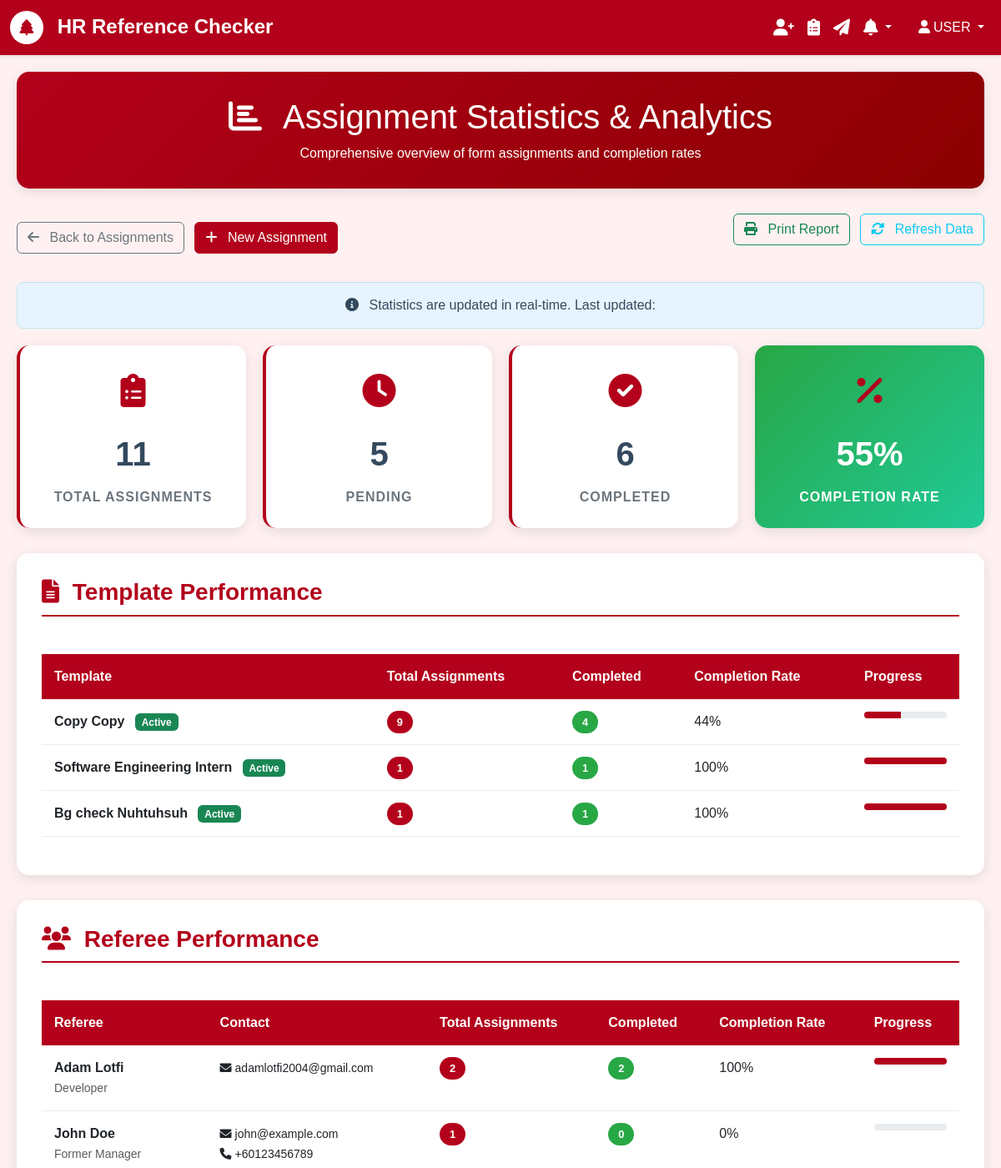
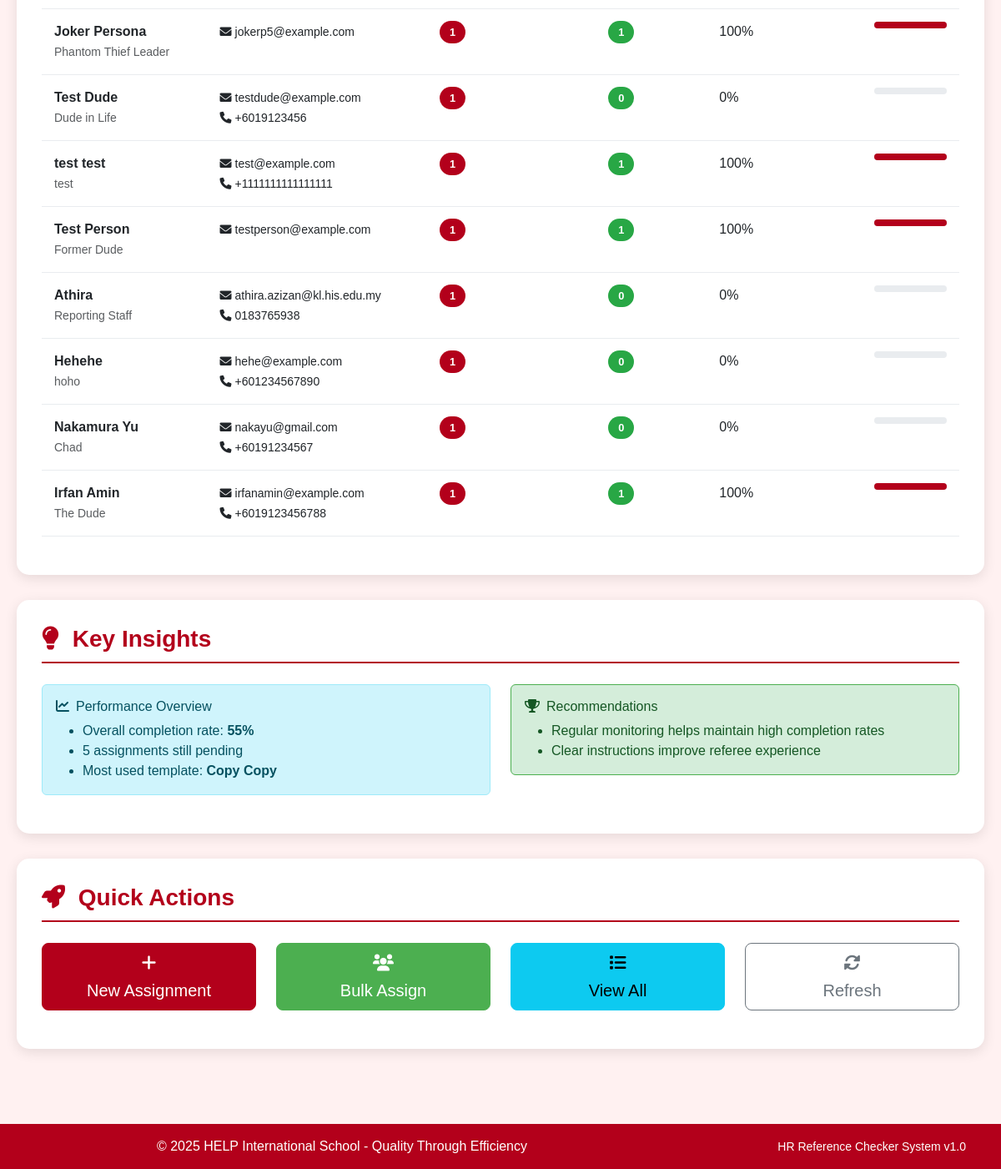
Before: /forms/stats/ (signed in) with the older database file (2 pictures, top to bottom).
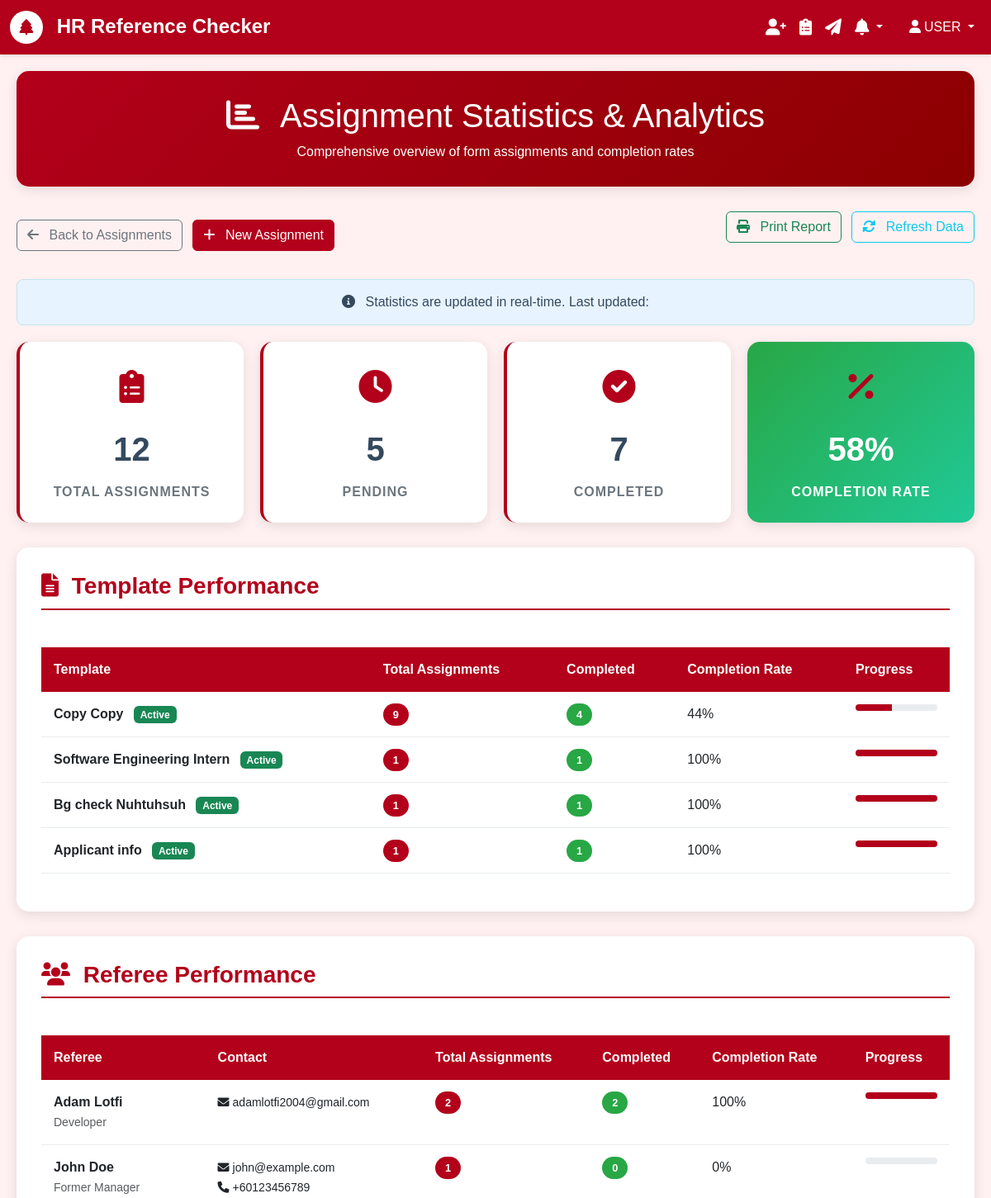
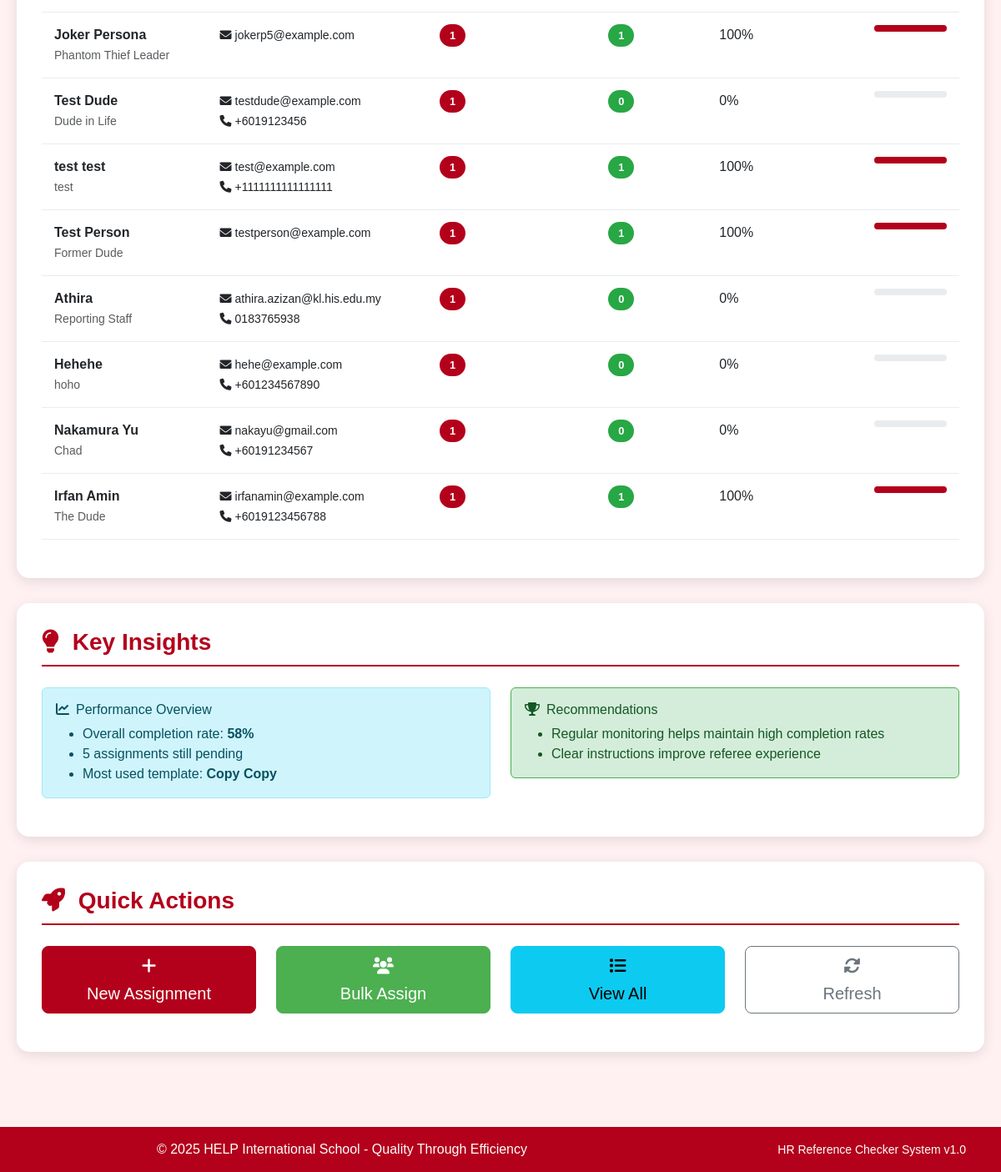
After: the same page with the newer database file (2 pictures, top to bottom).
### form_templates/models.py (models this page shows, shortened)
class Template(models.Model):
    title = models.CharField(max_length=255, validators=[MinLengthValidator(3)])
    description = models.TextField(blank=True, help_text="Brief description of this template")
    instructions = models.TextField(
        blank=True,
        help_text="Instructions shown to referees before filling the form"
    )
    created_by = models.ForeignKey(settings.AUTH_USER_MODEL, on_delete=models.CASCADE)
    is_active = models.BooleanField(default=True)
    created_at = models.DateTimeField(auto_now_add=True)
    updated_at = models.DateTimeField(auto_now=True)
    class Meta:
        ordering = ['-created_at']
        verbose_name = 'Form Template'
        verbose_name_plural = 'Form Templates'

### referees/models.py (models this page shows, shortened)
class Referee(models.Model):
    name = models.CharField(max_length=255)
    email = models.EmailField()
    phone_regex = RegexValidator(
        regex=r'^\+?1?\d{9,15}$',
        message="Phone number must be entered in the format: '+999999999'. Up to 15 digits allowed."
    )
    phone = models.CharField(validators=[phone_regex], max_length=17, blank=True)
    relationship = models.CharField(max_length=100, help_text="e.g., Former Manager, Colleague, etc.")
    applicant_name = models.CharField(max_length=255, help_text="Name of the person being referenced")
    created_at = models.DateTimeField(auto_now_add=True)
    is_active = models.BooleanField(default=True)
    class Meta:
        ordering = ['-created_at']
        verbose_name = 'Referee'
        verbose_name_plural = 'Referees'

### forms/views.py (the view)
# urls.py: path('stats/', views.FormStatsView.as_view(), name='stats'),
class FormStatsView(LoginRequiredMixin, View):
    template_name = 'forms/stats.html'
    def get(self, request):
        total_assignments = Form.objects.count()
        pending_assignments = Form.objects.filter(status=FormStatus.PENDING).count()
        completed_assignments = Form.objects.filter(status=FormStatus.COMPLETED).count()
        completion_rate = 0
        if total_assignments > 0:
            completion_rate = round((completed_assignments / total_assignments) * 100)
        template_stats = Template.objects.annotate(
            total_assignments=Count('form'),
            completed_assignments=Count('form', filter=Q(form__status=FormStatus.COMPLETED))
        ).filter(total_assignments__gt=0).order_by('-total_assignments')
        referee_stats = Referee.objects.annotate(
            total_assignments=Count('form'),
            completed_assignments=Count('form', filter=Q(form__status=FormStatus.COMPLETED))
        ).filter(total_assignments__gt=0).order_by('-total_assignments')
        context = {
            'total_assignments': total_assignments,
            'pending_assignments': pending_assignments,
            'completed_assignments': completed_assignments,
            'completion_rate': completion_rate,
            'template_stats': template_stats[:10],  # Top 10 templates
            'referee_stats': referee_stats[:10],    # Top 10 referees
        }
        return render(request, self.template_name, context)

### core/models.py (called while the page is built)
    @classmethod
    def get_unread_count(cls, user):
        return cls.objects.filter(user=user, is_read=False, is_dismissed=False).count()

    @classmethod
    def get_recent_notifications(cls, user, limit=10):
        return cls.objects.filter(user=user, is_dismissed=False).order_by('-created_at')[:limit]

### templates/forms/stats.html (shortened to what the changed rows need)
{% extends 'base.html' %}
{% block content %}
<div class="stats-container">
    <div class="stats-header">
        <h1>
            <i class="fas fa-chart-bar me-3"></i>
            Assignment Statistics & Analytics
        </h1>
    </div>
    <div class="stats-overview">
        <div class="stat-card">
            <div class="stat-icon">
                <i class="fas fa-clipboard-list"></i>
            </div>
            <div class="stat-number">{{ total_assignments }}</div>
            <div class="stat-label">Total Assignments</div>
        </div>
        <div class="stat-card">
            <div class="stat-icon">
                <i class="fas fa-check-circle"></i>
            </div>
            <div class="stat-number">{{ completed_assignments }}</div>
            <div class="stat-label">Completed</div>
        </div>
        <div class="stat-card completion-rate">
            <div class="stat-icon">
                <i class="fas fa-percentage"></i>
            </div>
            <div class="stat-number">{{ completion_rate }}%</div>
            <div class="stat-label">Completion Rate</div>
        </div>
    </div>
    <div class="stats-section">
        {% if template_stats %}
            <div class="table-responsive">
                <table class="table stats-table">
                    <thead>
                        <tr>
                            <th>Template</th>
                            <th>Total Assignments</th>
                            <th>Completed</th>
                            <th>Completion Rate</th>
                            <th>Progress</th>
                        </tr>
                    </thead>
                    <tbody>
                        {% for template in template_stats %}
                        <tr>
                            <td>
                                <strong>{{ template.title }}</strong>
                                {% if template.is_active %}
                                    <span class="badge bg-success ms-2">Active</span>
                                {% else %}
                                    <span class="badge bg-secondary ms-2">Inactive</span>
                                {% endif %}
                            </td>
                            <td>
                                <span class="badge-assignments">{{ template.total_assignments }}</span>
                            </td>
                            <td>
                                <span class="badge-completed">{{ template.completed_assignments }}</span>
                            </td>
                            <td>
                                {% if template.total_assignments > 0 %}
                                    {% widthratio template.completed_assignments template.total_assignments 100 %}%
                                {% else %}
                                    0%
                                {% endif %}
                            </td>
                            <td>
                                <div class="progress">
                                    {% if template.total_assignments > 0 %}
                                        {% widthratio template.completed_assignments template.total_assignments 100 as completion_percent %}
                                        <div class="progress-bar" role="progressbar"
                                             style="width: {{ completion_percent }}%"
                                             aria-valuenow="{{ completion_percent }}"
                                             aria-valuemin="0"
                                             aria-valuemax="100">
                                        </div>
                                    {% endif %}
                                </div>
                            </td>
                        </tr>
                        {% endfor %}
                    </tbody>
                </table>
            </div>
        {% else %}
            <div class="no-data">
                <i class="fas fa-file-alt"></i>
                <h5>No Template Data Available</h5>
                <p>No templates have been assigned yet. <a href="{% url 'forms:assign' %}">Create your first assignment</a> to see statistics.</p>
            </div>
        {% endif %}
    </div>
    <div class="stats-section">
        {% if referee_stats %}
            <div class="table-responsive">
                <table class="table stats-table">
                    <thead>
                        <tr>
                            <th>Referee</th>
                            <th>Contact</th>
                            <th>Total Assignments</th>
                            <th>Completed</th>
                            <th>Completion Rate</th>
                            <th>Progress</th>
                        </tr>
                    </thead>
                    <tbody>
                        {% for referee in referee_stats %}
                        <tr>
                            <td>
                                <strong>{{ referee.name }}</strong>
                                <br>
                                <small class="text-muted">{{ referee.relationship }}</small>
                            </td>
                            <td>
                                <small>
                                    <i class="fas fa-envelope me-1"></i>{{ referee.email }}<br>
                                    {% if referee.phone %}
                                        <i class="fas fa-phone me-1"></i>{{ referee.phone }}
                                    {% endif %}
                                </small>
                            </td>
                            <td>
                                <span class="badge-assignments">{{ referee.total_assignments }}</span>
                            </td>
                            <td>
                                <span class="badge-completed">{{ referee.completed_assignments }}</span>
                            </td>
                            <td>
                                {% if referee.total_assignments > 0 %}
                                    {% widthratio referee.completed_assignments referee.total_assignments 100 %}%
                                {% else %}
                                    0%
                                {% endif %}
                            </td>
                            <td>
                                <div class="progress">
                                    {% if referee.total_assignments > 0 %}
                                        {% widthratio referee.completed_assignments referee.total_assignments 100 as completion_percent %}
                                        <div class="progress-bar" role="progressbar"
                                             style="width: {{ completion_percent }}%"
                                             aria-valuenow="{{ completion_percent }}"
                                             aria-valuemin="0"
                                             aria-valuemax="100">
                                        </div>
                                    {% endif %}
                                </div>
                            </td>
                        </tr>
                        {% endfor %}
                    </tbody>
                </table>
            </div>
        {% else %}
            <div class="no-data">
                <i class="fas fa-users"></i>
                <h5>No Referee Data Available</h5>
                <p>No referees have been assigned forms yet. <a href="{% url 'forms:assign' %}">Create your first assignment</a> to see statistics.</p>
            </div>
        {% endif %}
    </div>
    <div class="stats-section">
        <div class="row">
            <div class="col-md-6">
                <div class="alert alert-info">
                    {% if total_assignments > 0 %}
                        <ul class="mb-0">
                            <li>Overall completion rate: <strong>{{ completion_rate }}%</strong></li>
                            <li>{{ pending_assignments }} assignment{{ pending_assignments|pluralize }} still pending</li>
                            {% if template_stats %}
                                <li>Most used template: <strong>{{ template_stats.0.title }}</strong></li>
                            {% endif %}
                        </ul>
                    {% else %}
                        <p class="mb-0">No assignments have been created yet. Start by creating your first assignment!</p>
                    {% endif %}
                </div>
            </div>
        </div>
    </div>
</div>
{% endblock %}

Changed rows visible on the page:
added Template: title "Applicant info", is_active "Active", total_assignments "1", completed_assignments "1", completed_assignments "100"
Other visible differences:
{{ total_assignments }}: "11" → "12"
{{ completed_assignments }}: "6" → "7"
{{ completion_rate }}: "55" → "58"
